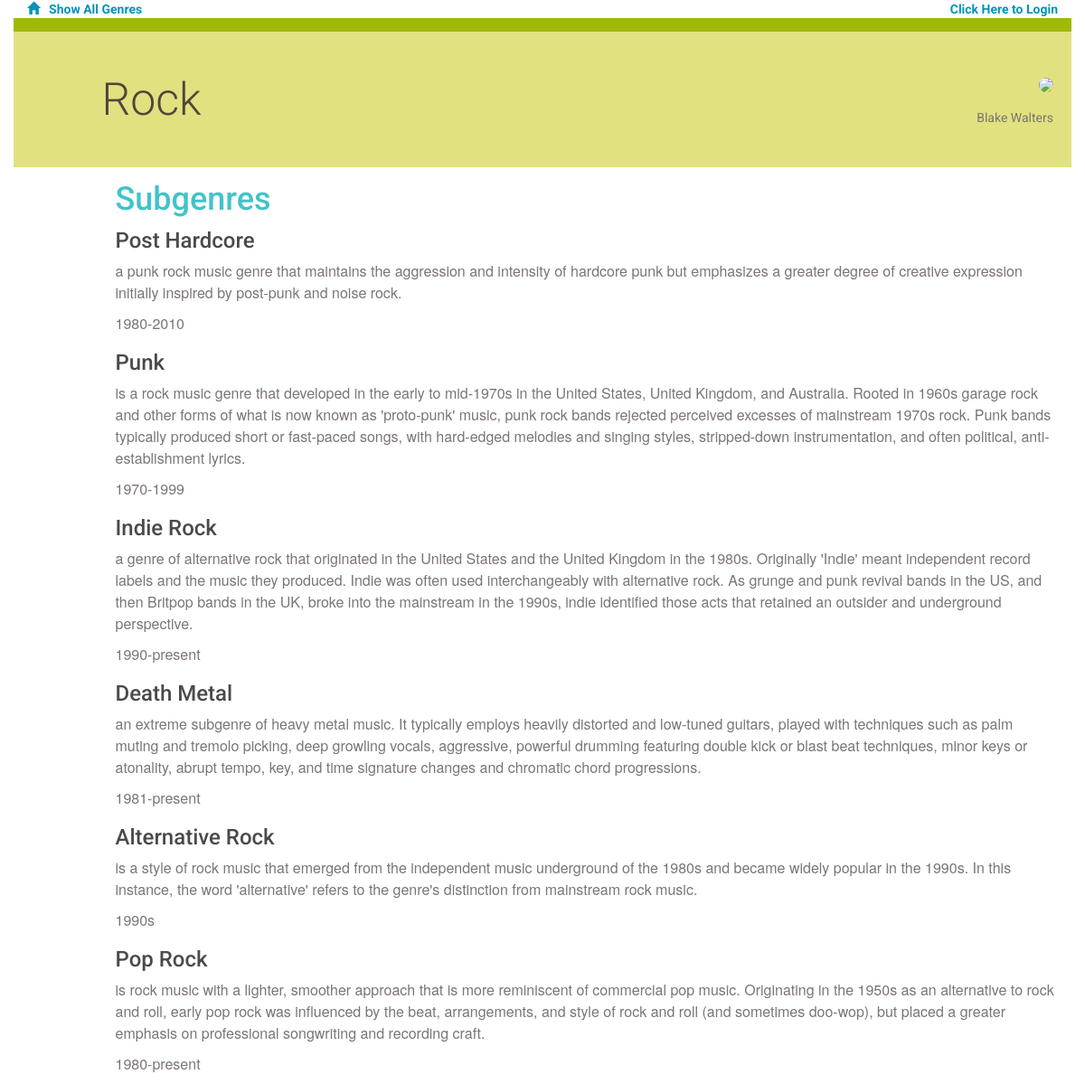
The page /genres/1/subgenre/ on the database its author committed.
### database_setup.py (models this page shows, shortened)
class Genre(Base):
    __tablename__ = 'genre'
    id = Column(Integer, primary_key = True)
    name = Column(String(80), nullable = False)
    user_id = Column(Integer, ForeignKey('user.id'))
    user = relationship(User)

class User(Base):
    __tablename__ = 'user'
    id = Column(Integer, primary_key=True)
    name = Column(String(250), nullable=False)
    email = Column(String(250), nullable=False)

class Subgenre(Base):
    __tablename__ = 'subgenre'
    name = Column(String(80), nullable = False)
    id = Column(Integer, primary_key = True)
    description = Column(String(400))
    instruments = Column(String(250))
    popular_years = Column(String(20))
    genre_id = Column(Integer, ForeignKey('genre.id'))
    genre = relationship(Genre)
    user_id = Column(Integer, ForeignKey('user.id'))
    user = relationship(User)

### application.py (the view)
@app.route('/genre/<int:genre_id>/')
@app.route('/genres/<int:genre_id>/subgenre/')
def genreSubgenre(genre_id):
    genre = session.query(Genre).filter_by(id = genre_id).one()
    creator = getUserInfo(genre.user_id)
    subgenres = session.query(Subgenre).filter_by(genre_id = genre_id).all()
    if 'username' not in login_session or creator.id != login_session['user_id']:
        return render_template('publicsubgenre.html', subgenres=subgenres, genre=genre, creator=creator)
    else:
        return render_template('subgenre.html', subgenres=subgenres, genre=genre, creator=creator)

### application.py (called while the page is built)
def getUserInfo(user_id):
    user = session.query(User).filter_by(id=user_id).one()
    return user

### templates/publicsubgenre.html (shortened to what this page needs)
{% extends "main.html" %}
{% block content %}
{% include "header.html" %}
    <div class="row divider green">
        <div class="col-md-12"></div>
    </div>
    <div class="row banner subgenre">
        <div class="col-md-11 col-md-offset-1 padding-none">
            <h1>{{genre.name}}
            <figure class="creator">
                <img src="{{url_for('static', filename='blank_user.gif')}}">
                <figcaption>{{creator.name}}</figcaption>
            </figure>
            </h1>
        </div>
    </div>
<div class = "row">
    <div class="col-md-12">
    </div>
</div>
<div class="row">
    <div class="col-md-1"></div>
    <div class="col-md-11">
        <h2>Subgenres</h2>
            {% for i in subgenres %}
                <div class="subgenre">
                    <h3>{{i.name}}</h3>
                    <p>{{i.description}}</p>
                    <p class="popular_years">{{i.popular_years}}</p>
                </div>
            {% endfor %}
    </div>
</div>
{% endblock %}

### static/styles.css (style rules this page uses)
* { font-family: "Helvetica Neue Bold", Roboto, Helvetica, Arial, sans-serif; font-weight: 700; }
h1 { font-family: "Helvetica Neue Light", Roboto, Helvetica, Arial, sans-serif; font-size: 50px; color: #51453B; line-height: 60px; font-weight: 300; }
h2 { font-size: 36px; color: #42C3C9; line-height: 29px; }
h3 { font-size: 24px; color: #4A4A4A; line-height: 23px; }
p { font-family: "Helvetica Neue", Roboto, Helvetica, Arial, sans-serif; font-size: 16px; color: #7B7573; line-height: 24px; font-weight: 400; }
.padding-none { padding: 0; }
.divider { height: 15px; }
.divider.green { background-color: #9FB80A; }
.banner.subgenre { height: 150px; background-color: #E1E17F; }
.banner h1 { margin: 45px 0; }
.creator { padding-right: 20px; margin-top: -20px; text-align: right; float:right; }
.creator img { width: 100px; border-radius: 50%; }
.creator figcaption { font-size: 14px; color: #7B7573; font-weight: 400; margin-top: -20px; }

### rows shown on the page
Genre: name "Rock"
User: name "Blake Walters"
Subgenre: name "Post Hardcore", description "a punk rock music genre that maintains the aggression and intensity of hardcore punk but emphasizes a greater degree of creative expression initially inspired by post-punk and noise rock.", popular_years "1980-2010"
Subgenre: name "Punk", description "is a rock music genre that developed in the early to mid-1970s in the United States, United Kingdom, and Australia. Rooted in 1960s garage rock and other forms of what is now known as 'proto-punk' music, punk rock bands rejected perceived excesses of mainstream 1970s rock. Punk bands typically produced short or fast-paced songs, with hard-edged melodies and singing styles, stripped-down instrumentation, and often political, anti-establishment lyrics.", popular_years "1970-1999"
Subgenre: name "Indie Rock", description "a genre of alternative rock that originated in the United States and the United Kingdom in the 1980s. Originally 'Indie' meant independent record labels and the music they produced. Indie was often used interchangeably with alternative rock. As grunge and punk revival bands in the US, and then Britpop bands in the UK, broke into the mainstream in the 1990s, indie identified those acts that retained an outsider and underground perspective.", popular_years "1990-present"
Subgenre: name "Death Metal", description "an extreme subgenre of heavy metal music. It typically employs heavily distorted and low-tuned guitars, played with techniques such as palm muting and tremolo picking, deep growling vocals, aggressive, powerful drumming featuring double kick or blast beat techniques, minor keys or atonality, abrupt tempo, key, and time signature changes and chromatic chord progressions.", popular_years "1981-present"
Subgenre: name "Alternative Rock", description "is a style of rock music that emerged from the independent music underground of the 1980s and became widely popular in the 1990s. In this instance, the word 'alternative' refers to the genre's distinction from mainstream rock music.", popular_years "1990s"
Subgenre: name "Pop Rock", description "is rock music with a lighter, smoother approach that is more reminiscent of commercial pop music. Originating in the 1950s as an alternative to rock and roll, early pop rock was influenced by the beat, arrangements, and style of rock and roll (and sometimes doo-wop), but placed a greater emphasis on professional songwriting and recording craft.", popular_years "1980-present"
